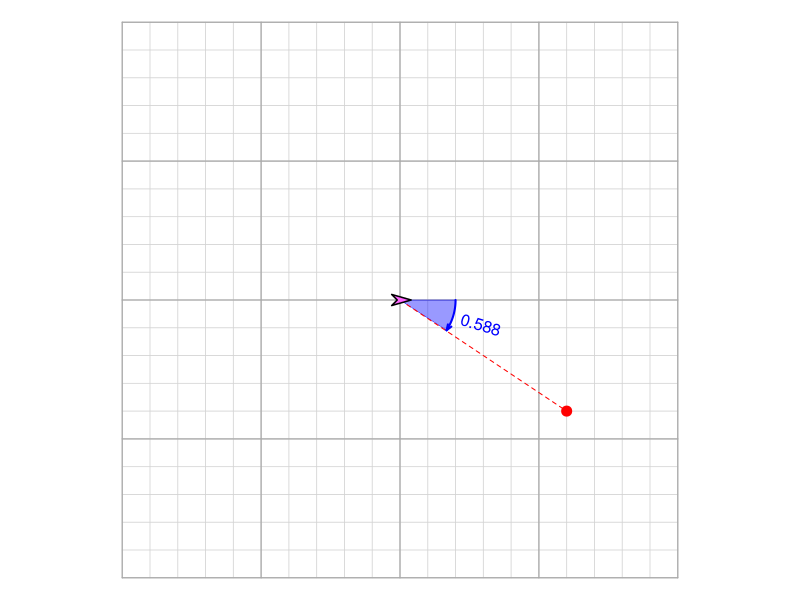

Recreate this plot in R.
## ---- chunk 1
xy = sample(2:9,2)*sample(c(-1,1),2,T)
x = xy[1]
y = xy[2]
th = atan2(y,x)
thpr = sprintf("%.03f",abs(th))
deg = th/pi*180
degpr = sprintf("%.01f",abs(deg))
ans1 = abs(round(th,3))
ach1 = ans1+(0:5-sample(0:5,1))*0.003
al1 = paste0("* ",sprintf("%.03f",ach1),collapse="\n")
sol1 = paste0(1*(ach1==ans1),collapse="")

ach2 = c("clockwise","counterclockwise")
ans2 = ach2[round(sign(deg)/2+1.5)]
sol2 = paste0(1*(ach2==ans2),collapse="")
al2 = paste0("* ",ach2,collapse="\n")

## ---- chunk 2
par(mar=c(0,0,0,0),pty="s")
plot(0,0,"n",xlim=c(-10,10),ylim=c(-10,10),axes=F,ann=F)
for(i in -10:10){
    lines(c(i,i),c(-10,10),col="lightgrey",lwd=0.8)
    lines(c(-10,10),c(i,i),col="lightgrey",lwd=0.8)
}
for(i in seq(-10,10,5)){
    lines(c(i,i),c(-10,10),col="darkgrey",lwd=1.2)
    lines(c(-10,10),c(i,i),col="darkgrey",lwd=1.2)
}


points(x,y,pch=20,cex=2,col="red")

ths = seq(0,th,pi/180*sign(th))
n = length(ths)

xs = 2*cos(ths)
ys = 2*sin(ths)
polygon(c(0,xs),c(0,ys),col=rgb(0,0,1,0.4),border="blue",lwd=0.4)
lines(xs,ys,col="blue",lwd=2)
text(2*cos(th/2),2*sin(th/2),thpr,col="blue",srt=(deg/2+90)%%180-90,
     adj=c(0.5-0.7*sign(cos(th/2)),0.5))

lines(c(0,x),c(0,y),col="red",lty=2)
arrows(xs[n-1],ys[n-1],xs[n],ys[n],0.06,20,col="blue",lwd=2)

polygon(c(0.4,-0.3,-0.1,-0.3),c(0,0.2,0,-0.2),col=rgb(1,0.4,1),border="black",lwd=1.5)
